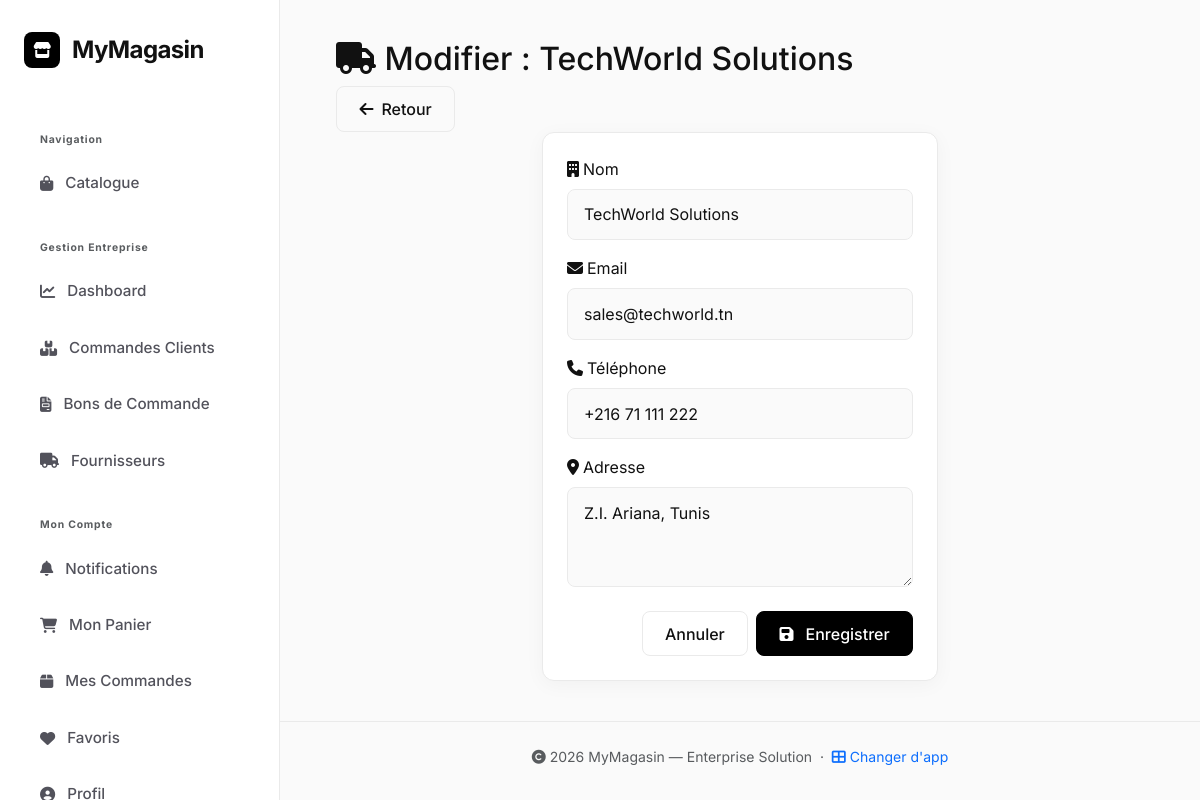
Screenshot of /magasin/fournisseurs/51/edit/ (signed in) with the database file from the repository.
### magasin/models.py (models this page shows, shortened)
class Fournisseur(models.Model):
    nom       = models.CharField(max_length=100)
    adresse   = models.TextField()
    email     = models.EmailField()
    telephone = models.CharField(max_length=8)
    class Meta:
        verbose_name        = 'Fournisseur'
        verbose_name_plural = 'Fournisseurs'
        ordering            = ['nom']

### magasin/views.py (the view, shortened to what this page needs)
# urls.py: path('fournisseurs/<int:pk>/edit/',       views.FournisseurUpdateView.as_view(),   name='fournisseur_edit'),
@method_decorator(employe_required, name='dispatch')
class FournisseurUpdateView(UpdateView):
    model = Fournisseur
    form_class = FournisseurForm
    template_name = 'magasin/fournisseur_form.html'
    success_url = reverse_lazy('fournisseurs')
    def get_context_data(self, **kwargs):
        context = super().get_context_data(**kwargs)
        context['title'] = f'Modifier : {self.object.nom}'
        context['submit_label'] = 'Enregistrer'
        return context

### magasin/forms.py (shortened to what this page needs)
class FournisseurForm(forms.ModelForm):
    class Meta:
        model  = Fournisseur
        fields = ['nom', 'email', 'telephone', 'adresse']
        widgets = {
            'nom':       forms.TextInput(attrs={
                'class':       'form-control',
                'placeholder': 'Nom du fournisseur',
            }),
            'email':     forms.EmailInput(attrs={
                'class':       'form-control',
                'placeholder': 'email@exemple.com',
            }),
            'telephone': forms.TextInput(attrs={
                'class':       'form-control',
                'placeholder': '8 chiffres',
                'maxlength':   '8',
            }),
            'adresse':   forms.Textarea(attrs={
                'class':       'form-control',
                'placeholder': 'Adresse complète',
                'rows':        3,
            }),
        }
        labels = {
            'nom':       'Nom',
            'email':     'Email',
            'telephone': 'Téléphone',
            'adresse':   'Adresse',
        }

### magasin/templates/magasin/fournisseur_form.html (shortened to what this page needs)
{% extends 'magasin/base.html' %}
{% block content %}
<div class="fade-in">
  <div class="page-header">
    <h2>
      <span class="icon-badge"><i class="fas fa-truck"></i></span>
      {{ title }}
    </h2>
    <a href="{% url 'fournisseurs' %}" class="btn btn-outline-secondary">
      <i class="fas fa-arrow-left"></i>Retour
    </a>
  </div>
  <div class="row justify-content-center">
    <div class="col-lg-7 col-xl-6">
      <div class="card">
        <div class="card-body p-4">
          <form method="post" novalidate>
            <div class="mb-3">
              <label for="{{ form.nom.id_for_label }}" class="form-label">
                <i class="fas fa-building me-1"></i>{{ form.nom.label }}
              </label>
              {{ form.nom }}
            </div>
            <div class="mb-3">
              <label for="{{ form.email.id_for_label }}" class="form-label">
                <i class="fas fa-envelope me-1"></i>{{ form.email.label }}
              </label>
              {{ form.email }}
            </div>
            <div class="mb-3">
              <label for="{{ form.telephone.id_for_label }}" class="form-label">
                <i class="fas fa-phone me-1"></i>{{ form.telephone.label }}
              </label>
              {{ form.telephone }}
            </div>
            <div class="mb-4">
              <label for="{{ form.adresse.id_for_label }}" class="form-label">
                <i class="fas fa-map-marker-alt me-1"></i>{{ form.adresse.label }}
              </label>
              {{ form.adresse }}
            </div>
            <div class="d-flex gap-2 justify-content-end">
              <a href="{% url 'fournisseurs' %}" class="btn btn-outline-secondary">Annuler</a>
              <button type="submit" class="btn btn-primary">
                <i class="fas fa-save me-1"></i>{{ submit_label }}
              </button>
            </div>
          </form>
        </div>
      </div>
    </div>
  </div>
</div>
{% endblock %}

### static/css/base_v2.css (style rules this page uses)
:root { --bg-body: #FAFAFA; --bg-surface: #FFFFFF; --sidebar-w: 280px; --accent: #000000; --accent-hover: #333333; --text-main: #111111; --text-muted: #52525B; --border: #EAEAEA; --shadow: 0 4px 20px rgba(0,0,0,0.04); --bs-danger: #06B6D4; --bs-danger-rgb: 6, 182, 212; --bs-primary: #000000; --bs-primary-rgb: 0, 0, 0; --navy: var(--accent); --navy-dark: var(--accent-hover); }
body.dashboard-body { font-family: 'Inter', sans-serif !important; background-color: var(--bg-body) !important; color: var(--text-main) !important; margin: 0 !important; padding: 0 !important; min-height: 100vh; box-sizing: border-box; background-image: none !important; }
.btn-primary { background-color: var(--accent) !important; border-color: var(--accent) !important; color: var(--bg-surface) !important; font-weight: 600 !important; }
.btn-outline-secondary, .btn-outline-danger { border-color: var(--border) !important; color: var(--text-main) !important; background: transparent !important; }
.btn { border-radius: 8px !important; padding: 0.6rem 1.4rem !important; font-weight: 500 !important; transition: all 0.2s ease !important; box-shadow: none !important; display: inline-flex !important; align-items: center !important; gap: 0.5rem !important; }
.card { background: var(--bg-surface) !important; border: 1px solid var(--border) !important; border-radius: 12px !important; box-shadow: var(--shadow) !important; color: var(--text-main) !important; transition: transform 0.2s ease !important; overflow: hidden !important; display: flex !important; flex-direction: column !important; }
.card-body { padding: 1.5rem !important; flex-grow: 1 !important; }
.form-control, .form-select, .input-group-text { background: var(--bg-body) !important; border: 1px solid var(--border) !important; border-radius: 8px !important; padding: 0.8rem 1rem !important; color: var(--text-main) !important; font-family: 'Inter', sans-serif !important; }
.row { margin-left: -0.5rem !important; margin-right: -0.5rem !important; width: auto !important; }
.col, [class*="col-"] { padding-left: 0.5rem !important; padding-right: 0.5rem !important; }

### rows the page displays
Fournisseur: nom "TechWorld Solutions", email "sales@techworld.tn", telephone "+216 71 111 222", adresse "Z.I. Ariana, Tunis"

### other values shown
{{ title }} "Modifier : TechWorld Solutions"
{{ submit_label }} "Enregistrer"
